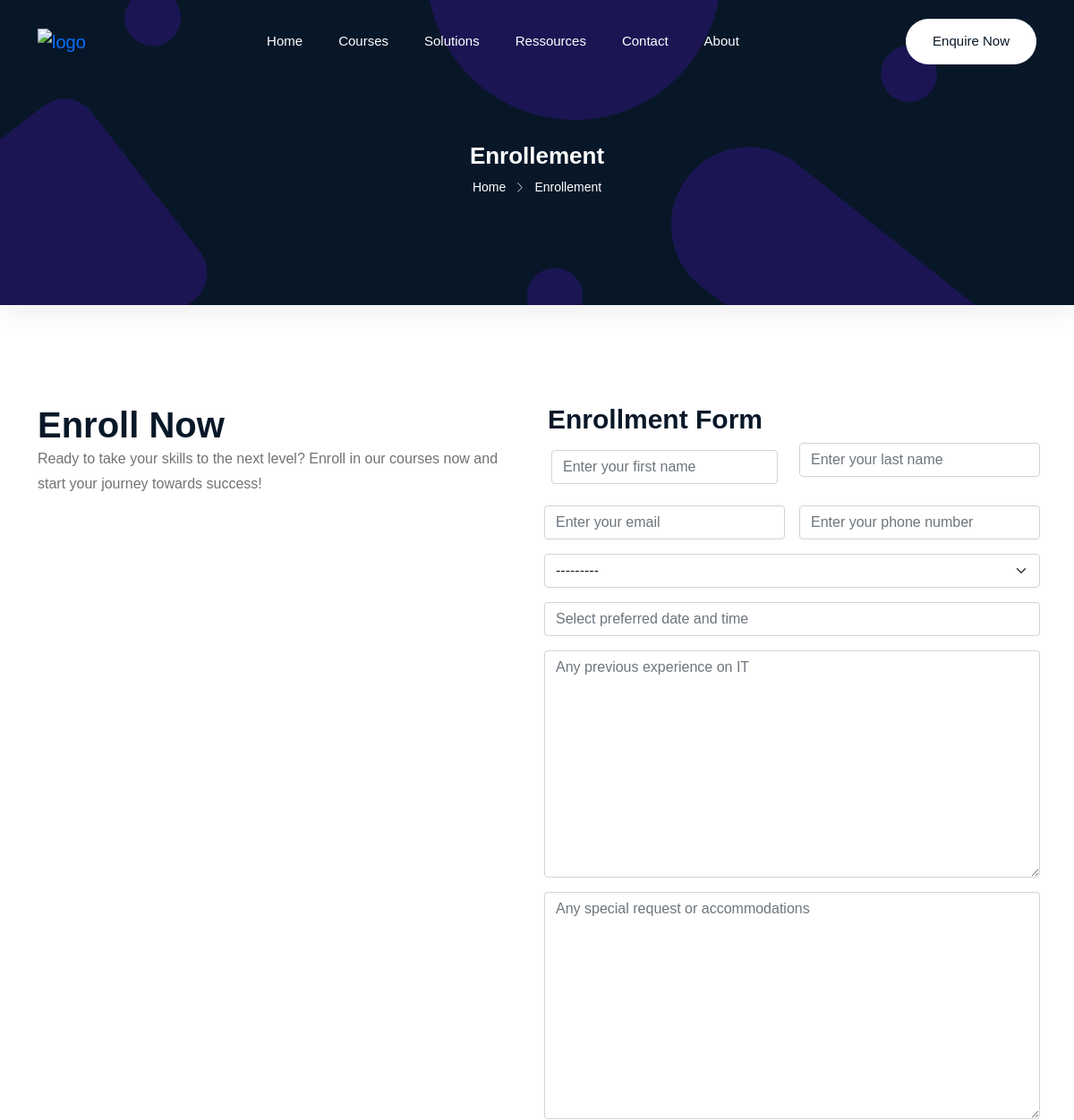
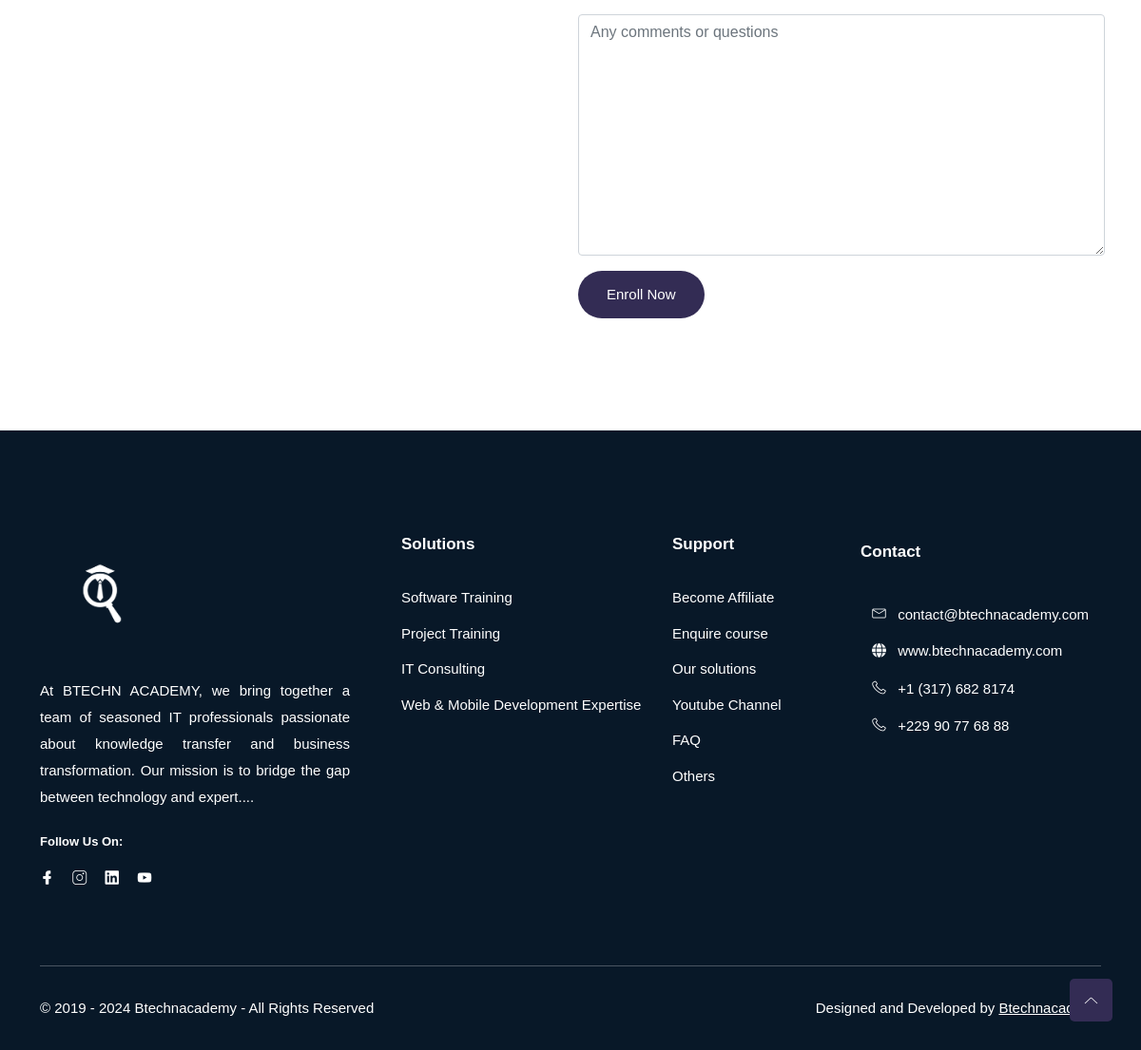
Page /enquire on the committed database (2 pictures, top to bottom).
### core/models.py (models this page shows, shortened)
class Company(models.Model):
    description = models.TextField()
    logo = models.ImageField(upload_to="logo")
    logo_whitr = models.ImageField(upload_to="logo")
    phone_number = models.CharField(max_length=225)
    email1 = models.EmailField()
    email2 = models.EmailField()
    linkedin = models.URLField()
    youtube = models.URLField()
    facebook = models.URLField()

class Service(models.Model):
    nom = models.CharField(max_length=225)
    description = models.TextField()
    icon = models.CharField(max_length=225)

### core/views.py (the view)
# urls.py: path('enquire',enquire)
def enquire(request):
    if request.method == 'POST':
        form = EnquireModelForm(request.POST)
        if form.is_valid():
            form.save()
            return redirect(enroll_success)  # Replace 'success_page' with the name of your success URL pattern
    else:
        form = EnquireModelForm()
    params ={
        'form':form,
    }
    return render(request,'main/enquire.html',params)

### core/context_processors.py (called while the page is built)
def services(request):
    services = Service.objects.all()[:4]
    return {'services': services}

def company(request):
    company = Company.objects.first()
    return {'company':company}

### core/models.py (called while the page is built)
    def __str__(self) -> str:
        return self.title

### core/templates/main/enquire.html (shortened to what this page needs)
{% extends 'base.html' %}
{% load static %}
{% block content %}
{% include 'main/header.html' %}
    <div class="breadcrumbs">
        <div class="container">
            <div class="row align-items-center">
                <div class="col-lg-6 offset-lg-3 col-md-12 col-12">
                    <div class="breadcrumbs-content">
                        <h1 class="page-title">Enrollement</h1>
                        <ul class="breadcrumb-nav">
                            <li><a href="/">Home</a></li>
                            <li>Enrollement </li>
                        </ul>
                    </div>
                </div>
            </div>
        </div>
    </div>
<div class="enroll-section section" id="enroll">
    <div class="container">
        <div class="row">
            <div class="col-lg-6 col-12">
                <div class="enroll-widget-wrapper">
                    <div class="main-title">
                        <h2>Enroll Now</h2>
                    </div>
                    <div class="">
                        <p>Ready to take your skills to the next level? Enroll in our courses now and start your journey towards success!</p>
                    </div>
                </div>
            </div>
            <div class="col-lg-6 col-12">
                <div class="enroll-form">
                    <h3 class="form-title">Enrollment Form</h3>
                    <form method="post">
                        <div class="row">
                            <div class="col-lg-6 col-md-6 col-12 p-2">
                                <div class="form-group p-2">
                                    {{ form.first_name }}
                                </div>
                            </div>
                            <div class="col-lg-6 col-md-6 col-12 p-2">
                                <div class="form-group">
                                    {{ form.last_name }}
                                </div>
                            </div>
                            <div class="col-lg-6 col-md-6 col-12 p-2">
                                <div class="form-group">
                                    {{ form.email }}
                                </div>
                            </div>
                            <div class="col-lg-6 col-md-6 col-12 p-2">
                                <div class="form-group">
                                    {{ form.phone_number }}
                                </div>
                            </div>
                            <div class="col-lg-12 col-md-12 col-12 p-2">
                                <div class="form-group">
                                    {{ form.Select_Course_Certification_Exam }}
                                </div>
                            </div>
                            <div class="col-lg-12 col-md-12 col-12 p-2">
                                <div class="form-group">
                                    {{ form.preferred_date_time }}
                                </div>
                            </div>
                            <div class="col-lg-12 col-md-12 col-12 p-2">
                                <div class="form-group">
                                    {{ form.any_previous_experience_on_IT }}
                                </div>
                            </div>
                            <div class="col-lg-12 col-md-12 col-12 p-2">
                                <div class="form-group">
                                    {{ form.Any_special_request_accommodations }}
                                </div>
                            </div>
                            <div class="col-lg-12 col-md-12 col-12 p-2">
                                <div class="form-group">
                                    {{ form.comments_question }}
                                </div>
                            </div>
                            <div class="col-12 p-2">
                                <div class="button">
                                    <button type="submit" class="btn">Enroll Now</button>
                                </div>
                            </div>
                        </div>
                    </form>
                </div>
            </div>
        </div>
    </div>
</div>
{% endblock %}

### core/templates/base.html (shortened to what this page needs)
<!DOCTYPE html>
<html class="no-js" lang="zxx">
    {% load static %}
<head>
</head>
    <link rel="stylesheet" href="{% static 'assets/css/bootstrap.min.css' %}" />
    <link rel="stylesheet" href="{% static 'assets/css/LineIcons.3.0.css' %}" />
    <link rel="stylesheet" href="{% static 'assets/css/animate.css' %}" />
    <link rel="stylesheet" href="{% static 'assets/css/tiny-slider.css' %}" />
    <link rel="stylesheet" href="{% static 'assets/css/glightbox.min.css' %}" />
    <link rel="stylesheet" href="{% static 'assets/css/main.css' %}" />
</head>
<body>
{% block content %}{% endblock %}
    <footer class="footer section" id="footer">
        <div class="footer-top">
            <div class="container">
                <div class="inner-content">
                    <div class="row">
                        <div class="col-lg-4 col-md-6 col-12">
                            <div class="single-footer f-about">
                                <div class="logo">
                                    <a href="/">
                                        <img src="{{company.logo_whitr.url}}" alt="#" width="100px" height="100%">
                                    </a>
                                </div>
                                <p class="text-justify" style="text-align: justify;">{{company.description}}.
                                </p>
                                <h4 class="social-title">Follow Us On:</h4>
                                <ul class="social">
                                    <li><a href="{{company.facebook}}"><i class="lni lni-facebook-filled"></i></a></li>
                                    <li><a href="javascript:void(0)"><i class="lni lni-instagram"></i></a></li>
                                    <li><a href="{{company.linkedin}}"><i class="lni lni-linkedin-original"></i></a></li>
                                    <li><a href="{{company.youtube}}"><i class="lni lni-youtube"></i></a></li>
                                </ul>
                            </div>
                        </div>
                        <div class="col-lg-3 col-md-6 col-12">
                            <div class="single-footer f-link">
                                <h3>Solutions</h3>
                                <ul>
                                    {% for service in services %}
                                    <li><a href="javascript:void(0)">{{service.nom}}</a></li>
                                    {% endfor %}
                                </ul>
                            </div>
                        </div>
                        <div class="col-lg-2 col-md-6 col-12">
                            <div class="single-footer f-link">
                                <h3>Support</h3>
                                <ul>
                                    <li><a href="/affiliate">Become Affiliate</a></li>
                                    <li><a href="https://wa.me/{{company.phone_number}}">Enquire course</a></li>
                                    <li><a href="/#services">Our solutions</a></li>
                                    <li><a href="{{company.youtube}}" target="true">Youtube Channel</a></li>
                                    <li><a href="/#faq">FAQ</a></li>
                                    <li><a href="/#">Others</a> </li>
                                </ul>
                            </div>
                        </div>
                        <div class="col-lg-3 col-md-6 col-12">
                                    <div class="single-footer newsletter text-light p-2">
                                        <h3>Contact</h3>
                                        <ul class="contact-info text-light">
                                            <li style="color: white;" class="p-1"><i class="lni lni-envelope p-2  text-light" style="color: white;"></i> <a href="mailto:{{company.email1}}" style="color: white;">{{company.email1}}</a></li>
                                            <li style="color: white;" class="p-1"><i class="fa fa-globe p-2  text-light"></i> <a href="/" target="_blank" style="color: white;">www.btechnacademy.com</a></li>
                                            <li style="color: white;" class="p-1"><i class="lni lni-phone p-2 "></i> <a href="tel:++1 (317) 682 8174" style="color: white;">{{company.phone_number}}</a></li>
                                            <li style="color: white;" class="p-1"><i class="lni lni-phone p-2 "></i> <a href="tel:+2299077688" style="color: white;">+229 90 77 68 88</a></li>
                                        </ul>
                                    </div>
                                </div>
                            </div>
                        </div>
                    </div>
                </div>
        <div class="copyright-area">
            <div class="container">
                <div class="inner-content">
                    <div class="row">
                        <div class="col-lg-6 col-md-6 col-12">
                            <p class="copyright-text">© 2019 - 2024 Btechnacademy - All Rights Reserved</p>
                        </div>
                        <div class="col-lg-6 col-md-6 col-12">
                            <p class="copyright-owner">Designed and Developed by <a href="/"
                                    rel="nofollow" target="_blank">Btechnacademy</a>
                        </div>
                    </div>
                </div>
            </div>
        </div>
    </footer>
    <a href="#" class="scroll-top">
        <i class="lni lni-chevron-up"></i>
    </a>
    <link rel="stylesheet" href="https://cdnjs.cloudflare.com/ajax/libs/font-awesome/6.5.2/css/all.min.css" />
</body>
</html>

### rows in the picture
Company: logo_whitr (picture), description "At BTECHN ACADEMY, we bring together a team of seasoned IT professionals passionate about knowledge transfer and business transformation. Our mission is to bridge the gap between technology and expert...", email1 "contact@btechnacademy.com", phone_number "+1 (317) 682 8174"
Service: nom "Software Training"
Service: nom "Project Training"
Service: nom "IT Consulting"
Service: nom "Web & Mobile Development Expertise"
